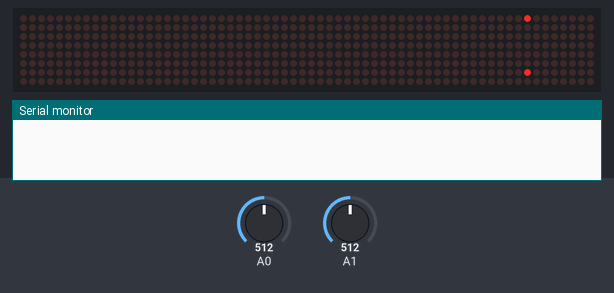
A sketch run on a simulated Arduino Uno, built with avr-gcc and run on an emulated ATmega328P. Parts: 64×8 LED matrix, the last lines printed to the serial monitor. The test bench sets the inputs (shaded band); at power-on: A1 = 512, A0 = 512. Random numbers use the default seed unless the sketch sets one.

Above: at 1.2 s.
1.3 s: A1 set to 543
3.5 s: A1 set to 565
At 3.63 s:
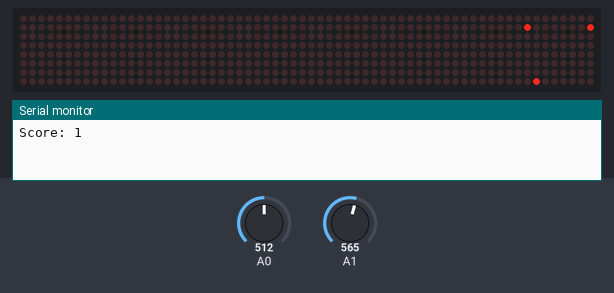
5.6 s: A0 set to 489
At 5.91 s:
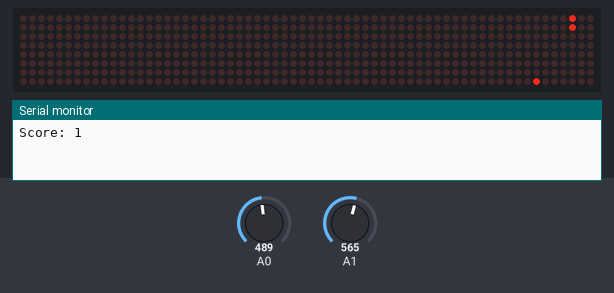
7.9 s: A1 set to 0
At 8.19 s:
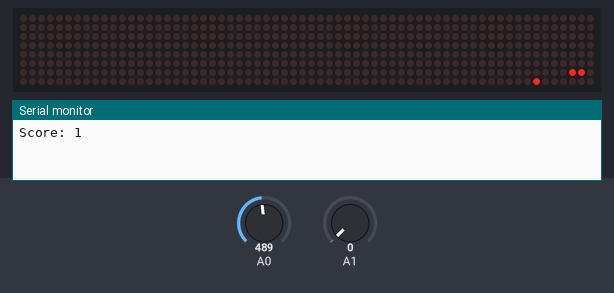
10.2 s: A1 set to 716
11.7 s: A0 set to 985
13.2 s: A0 set to 1012
At 13.37 s:
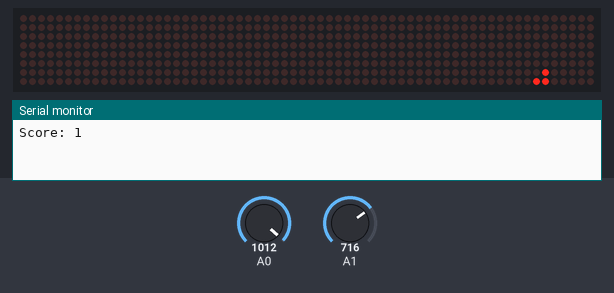

The sketch:

snake_game.ino
```cpp
// Made by Christian Tsalidis --> @ctsalidis --> https://c-tsalidis.github.io
// MAX7219 - using Led Control library to display 8x8 bitmap
#include <LedControl.h>
int DIN = 11;
int CS = 7;
int CLK = 13;
LedControl lc=LedControl(DIN, CLK, CS,0);

int foodX, foodY;
int row = 0, column = 0, previousRow = 0, previousColumn = 0, x = 0, y = 0, previousX = 0, previousY = 0;
int xDirection = 1, yDirection = 0;
int score = 0;

int gridSize = 8; // the grid is an 8x8 matrix of LEDs
 int bodyX[8*8], bodyY[8*8];

void setup() {
  // intitialize all possible positions of body parts
  /*
  for(int i = 0; i < gridSize; i++) {
    bodyX[i] = i;
    bodyY[i] = i;
  }
  */

  // set joystick pins
  pinMode(A0, INPUT);
  pinMode(A1, INPUT);

  // led matrix setup
  lc.shutdown(0,false);
  lc.setIntensity(0,0);
  lc.clearDisplay(0);

  // for printing on the serial monitor
  Serial.begin(9600);

}
void loop() {
  lc.clearDisplay(0);

  // get input from joystick
  x = map(analogRead(A0), 0, 1000, -1, 1); // read X axis value [0..1023]
  y = map(analogRead(A1), 1100, 0, -1, 1); // read Y axis value [0..1023]

  // move head
  if(x > 0 && x != previousX) { xDirection = 1; yDirection = 0; }
  else if(x < 0 && x != previousX) { xDirection = -1; yDirection = 0; }
  else if(y > 0  && y != previousY) { xDirection = 0; yDirection = 1; }
  else if(y < 0 && y != previousY) { xDirection = 0; yDirection = -1; }
  // else if(x== 0 && y == 0) { xDirection = 0; yDirection = 0; }
  row = calculateConstrainedIndex(row + xDirection);
  column = calculateConstrainedIndex(column + yDirection);

  // check if the head is in same position as food
  if(foodX == row && foodY == column) {
    score++;
    Serial.print("Score: "); Serial.println(score);
    setFoodPos(); // reset the position of food
  }

  // draw food, head, body parts
  drawLed(foodX, foodY);
  drawLed(row, column);

  // draw LED for each score (snake body parts)
  if(score > 0) {
    bodyX[0] = previousRow;
    bodyY[0] = previousColumn;
    drawLed(bodyX[0], bodyY[0]);
    for (int i = score - 1; i > 0; i--) {
      bodyX[i] = bodyX[i-1];
      bodyY[i] = bodyY[i-1];
      if(bodyX[i] == row && bodyY[i] == column) score = 0;
      else drawLed(bodyX[i], bodyY[i]);
    }
  }

  // make sure to update previous x and y to the current ones
  // x = previousX;
  // y = previousY;
  previousX = x;
  previousY = y;
  previousRow = row;
  previousColumn = column;

  // Serial.print(row); Serial.print(" | "); Serial.println(column);
  delay(200);
}

// turn the led at [row, column] on
void drawLed(int row, int column) {
  lc.setLed(0,row,column,true); // lc.setLed(0,Row Number,Column number,true);
}

// in case the index is outside of the matrix array, recalculate it so it appears on the other side
int calculateConstrainedIndex(int index) {
  if (index > gridSize - 1) index = gridSize - index;
  else if (index < 0) index = gridSize + index;
  return index;
}

void setFoodPos() {
  bool foundSpot = false;
  int counter = 0;
  while(!foundSpot) {
    int randX = random(0, gridSize);
    int randY = random(0, gridSize);
    if(randX != row && randY != column) {
      foodX = randX;
      foodY = randY;
      foundSpot = true;
      break;
    }
    if(randX != foodX && randY != foodY) {
      foodX = randX;
      foodY = randY;
      foundSpot = true;
      break;
    }
    for (int i = 0; i < score - 1; i++) {
      if(bodyX[i] != randX && bodyY[i] != randY) {
        foodX = randX;
        foodY = randY;
        foundSpot = true;
        break;
      }
    }
    counter++;
    if(counter >= gridSize*gridSize) break; // the user won the game cause there are no free spots
  }
}
```

Measured:
- the behaviour switches between 550 and 551 on A1 (found by bisection; images 0 and 1)
- the behaviour switches between 500 and 499 on A0 (found by bisection; images 1 and 2)
- the behaviour switches between 999 and 1000 on A0 (found by bisection; images 3 and 4)
